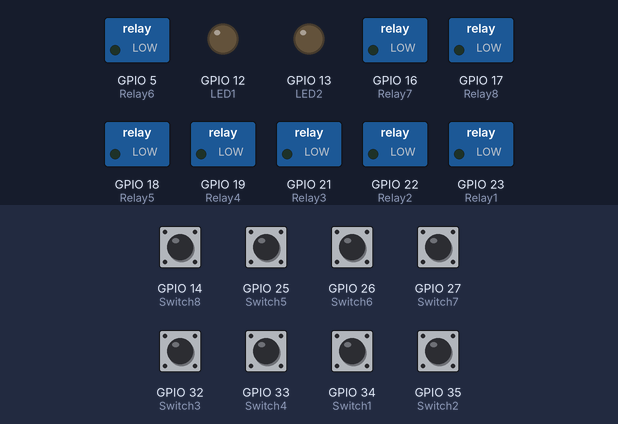
Simulated run of this sketch. Board: ESP32. Parts: switched loads named in the sketch (green lamp = pin HIGH), output pins drawn as LEDs (lit = HIGH). The inputs (shaded band) are chosen by the test bench; at power-on: GPIO 14 (Switch8), GPIO 25 (Switch5), GPIO 26 (Switch6), GPIO 27 (Switch7), GPIO 32 (Switch3), GPIO 33 (Switch4), GPIO 34 (Switch1), GPIO 35 (Switch2) HIGH. WiFi joins after 1.5 s; servers stay silent unless stated.

Above: at 2.5 s.
2.6 s: GPIO 14 (Switch8) pulled LOW for 0.15 s
At 3.5 s:
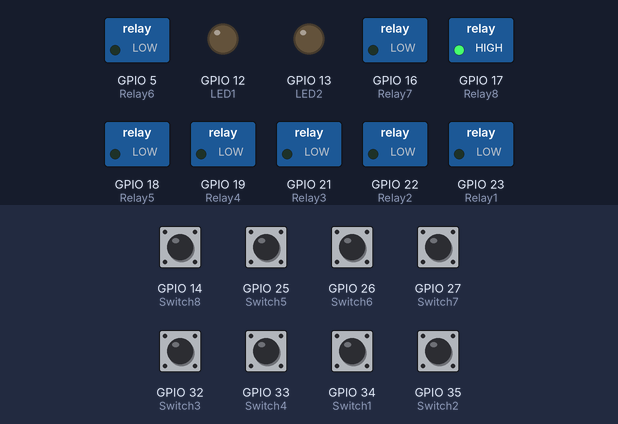
5.7 s: GPIO 25 (Switch5) pulled LOW for 0.15 s
At 7.0 s:
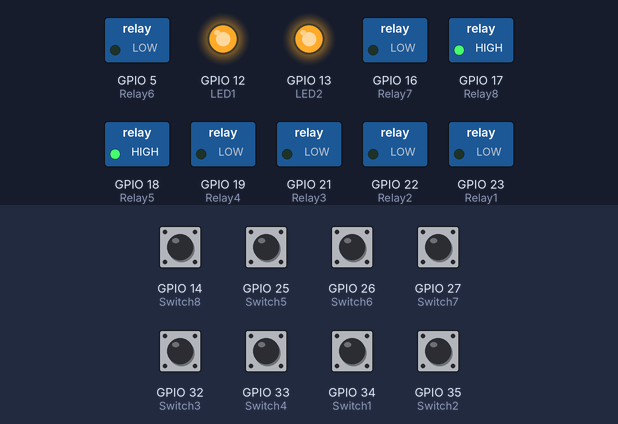
7.3 s: GPIO 26 (Switch6) pulled LOW for 0.15 s
At 8.3 s:
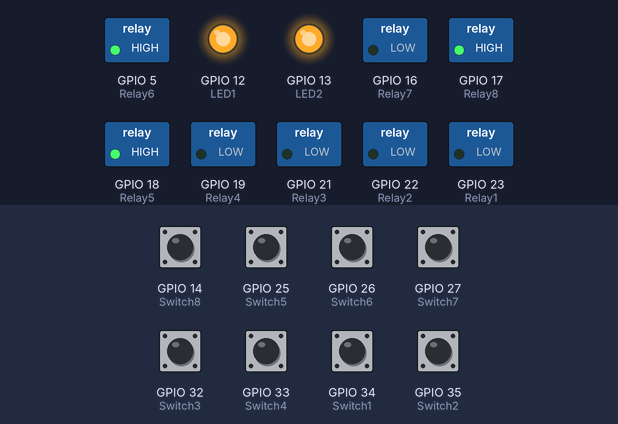
8.9 s: GPIO 27 (Switch7) pulled LOW for 0.15 s
At 9.5 s:
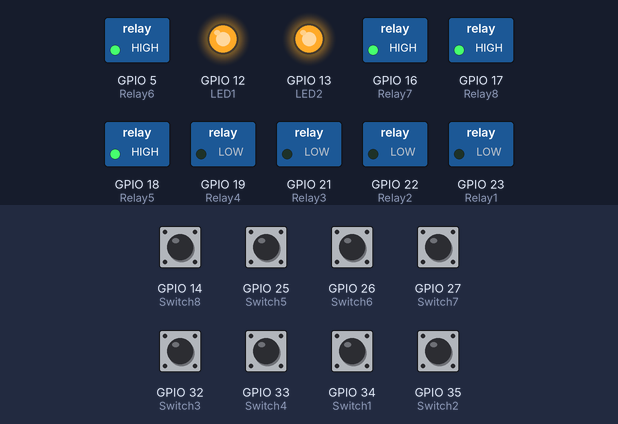
10.5 s: GPIO 32 (Switch3) pulled LOW for 0.15 s
At 11.8 s:
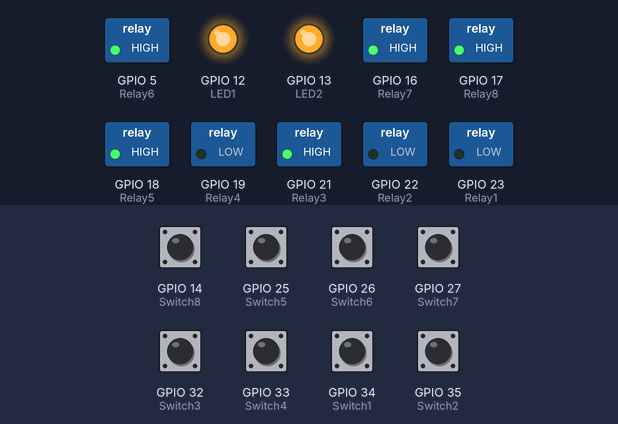
12.1 s: GPIO 33 (Switch4) pulled LOW for 0.15 s
At 13.2 s:
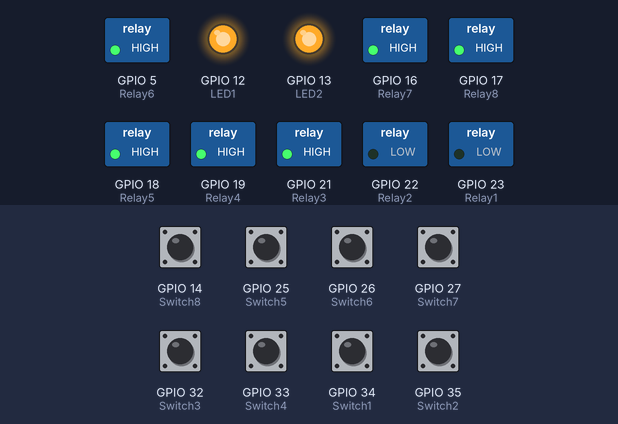
Timing chart, 0 to 14.7 s (numbered marks = the images above; inputs shaded):
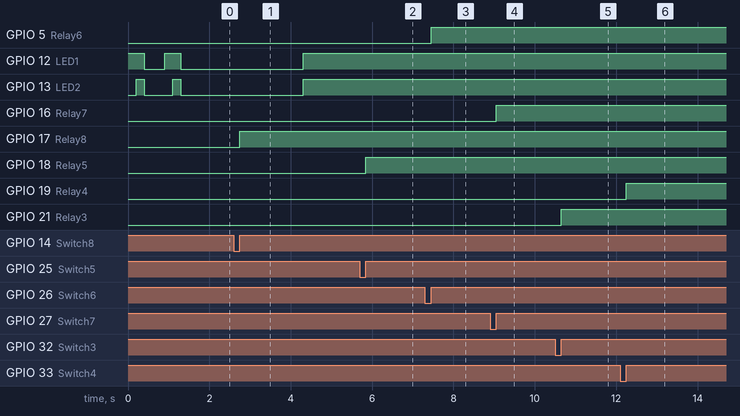

The sketch:

SMT_blynk_and_manual.ino
```cpp
#include <WiFi.h>
#include <WiFiClient.h>
#include <BlynkSimpleEsp32.h>
BlynkTimer timer;


#define DEBUG_SW 0


#define Switch1 34
#define Switch2 35
#define Switch3 32
#define Switch4 33
#define Switch5 25
#define Switch6 26
#define Switch7 27
#define Switch8 14

#define Relay1 23
#define Relay2 22
#define Relay3 21
#define Relay4 19
#define Relay5 18
#define Relay6 5
#define Relay7 16
#define Relay8 17


#define LED1 12
#define LED2 13


int MODE = 0;


// Your WiFi credentials.
// Set password to "" for open networks.
char ssid[] = "xxxxxxxxxxxxxxx";
char pass[] = "xxxxxxxxxxxxxxx";

// You should get Auth Token in the Blynk App.
// Go to the Project Settings (nut icon).
char auth[] = "xxxxxxxxxxxxxxxxxxxxxxxxxxxxxxxxxxxxx";


int Flag1 = 0;
int Flag2 = 0;
int Flag3 = 0;
int Flag4 = 0;
int Flag5 = 0;
int Flag6 = 0;
int Flag7 = 0;
int Flag8 = 0;


BLYNK_WRITE(V1)
{
  int pinValue = param.asInt(); // assigning incoming value from pin V1 to a variable
  digitalWrite(Relay1, pinValue);
  // process received value
}

BLYNK_WRITE(V2)
{
  int pinValue = param.asInt(); // assigning incoming value from pin V2 to a variable
  digitalWrite(Relay2, pinValue);
  // process received value
}

BLYNK_WRITE(V3)
{
  int pinValue = param.asInt(); // assigning incoming value from pin V3 to a variable

  digitalWrite(Relay3, pinValue);
  // process received value
}

BLYNK_WRITE(V4)
{
  int pinValue = param.asInt(); // assigning incoming value from pin V4 to a variable
  digitalWrite(Relay4, pinValue);
  // process received value
}

BLYNK_WRITE(V5)
{
  int pinValue = param.asInt(); // assigning incoming value from pin V1 to a variable
  digitalWrite(Relay5, pinValue);
  // process received value
}

BLYNK_WRITE(V6)
{
  int pinValue = param.asInt(); // assigning incoming value from pin V2 to a variable
  digitalWrite(Relay6, pinValue);
  // process received value
}

BLYNK_WRITE(V7)
{
  int pinValue = param.asInt(); // assigning incoming value from pin V3 to a variable

  digitalWrite(Relay7, pinValue);
  // process received value
}

BLYNK_WRITE(V8)
{
  int pinValue = param.asInt(); // assigning incoming value from pin V4 to a variable
  digitalWrite(Relay8, pinValue);
  // process received value
}

void with_internet()
{
  if (digitalRead(Switch1) == LOW)
  {
    if (Flag1 == 0 )
    {
      digitalWrite(Relay1, LOW);
      if (DEBUG_SW) Serial.println("Relay1- ON");
      Blynk.virtualWrite(V1, 0);
      Flag1 = 1;
    }
    if (DEBUG_SW) Serial.println(" -ON");

  }
  if (digitalRead(Switch1) == HIGH )
  {
    if (Flag1 == 1)
    {
      digitalWrite(Relay1, HIGH);
      if (DEBUG_SW) Serial.println("Relay1 OFF");
      Blynk.virtualWrite(V1, 1);
      Flag1 = 0;
    }
    if (DEBUG_SW)Serial.println(" OFF");
  }


  if (digitalRead(Switch2) == LOW)
  {
    if (Flag2 == 0 )
    {
      digitalWrite(Relay2, LOW);
      if (DEBUG_SW)  Serial.println("Relay2- ON");
      Blynk.virtualWrite(V2, 0);
      Flag2 = 1;
    }
    if (DEBUG_SW) Serial.println("Switch2 -ON");

  }
  if (digitalRead(Switch2) == HIGH )
  {
    if (Flag2 == 1)
    {
      digitalWrite(Relay2, HIGH);
      if (DEBUG_SW) Serial.println("Relay2 OFF");
      Blynk.virtualWrite(V2, 1);
      Flag2 = 0;
    }
    if (DEBUG_SW)Serial.println("Switch2 OFF");
    //delay(200);
  }

  if (digitalRead(Switch3) == LOW)
  {
    if (Flag3 == 0 )
    {

      digitalWrite(Relay3, LOW);
      if (DEBUG_SW) Serial.println("Relay3- ON");
      Blynk.virtualWrite(V3, 0);
      Flag3 = 1;
    }
    if (DEBUG_SW) Serial.println("Switch3 -ON");

  }
  if (digitalRead(Switch3) == HIGH )
  {
    if (Flag3 == 1)
    {

      digitalWrite(Relay3, HIGH);
      if (DEBUG_SW) Serial.println("Relay3 OFF");
      Blynk.virtualWrite(V3, 1);
      Flag3 = 0;
    }
    if (DEBUG_SW)Serial.println("Switch3 OFF");
    //delay(200);
  }

  if (digitalRead(Switch4) == LOW)
  {
    if (Flag4 == 0 )
    {
      digitalWrite(Relay4, LOW);
      if (DEBUG_SW) Serial.println("Relay4- ON");
      Blynk.virtualWrite(V4, 0);
      Flag4 = 1;
    }
    if (DEBUG_SW) Serial.println("Switch4 -ON");

  }
  if (digitalRead(Switch4) == HIGH )
  {
    if (Flag4 == 1)
    {
      digitalWrite(Relay4, HIGH);
      if (DEBUG_SW) Serial.println("Relay4 OFF");
      Blynk.virtualWrite(V4, 1);
      Flag4 = 0;
    }
    if (DEBUG_SW)Serial.println("Switch4 OFF");
    //delay(200);
  }
   if (digitalRead(Switch5) == LOW)
  {
    if (Flag5 == 0 )
    {
      digitalWrite(Relay5, LOW);
      if (DEBUG_SW) Serial.println("Relay5- ON");
      Blynk.virtualWrite(V5, 0);
      Flag5 = 1;
    }
    if (DEBUG_SW) Serial.println(" -ON");

  }
  if (digitalRead(Switch5) == HIGH )
  {
    if (Flag5 == 1)
    {
      digitalWrite(Relay5, HIGH);
      if (DEBUG_SW) Serial.println("Relay5 OFF");
      Blynk.virtualWrite(V5, 1);
      Flag5 = 0;
    }
    if (DEBUG_SW)Serial.println(" OFF");
  }
   if (digitalRead(Switch6) == LOW)
  {
    if (Flag6 == 0 )
    {
      digitalWrite(Relay6, LOW);
      if (DEBUG_SW) Serial.println("Relay6- ON");
      Blynk.virtualWrite(V6, 0);
      Flag6 = 1;
    }
    if (DEBUG_SW) Serial.println(" -ON");

  }
  if (digitalRead(Switch6) == HIGH )
  {
    if (Flag6 == 1)
    {
      digitalWrite(Relay6, HIGH);
      if (DEBUG_SW) Serial.println("Relay6 OFF");
      Blynk.virtualWrite(V6, 1);
      Flag6 = 0;
    }
    if (DEBUG_SW)Serial.println(" OFF");
  }
   if (digitalRead(Switch7) == LOW)
  {
    if (Flag7 == 0 )
    {
      digitalWrite(Relay7, LOW);
      if (DEBUG_SW) Serial.println("Relay7- ON");
      Blynk.virtualWrite(V7, 0);
      Flag7 = 1;
    }
    if (DEBUG_SW) Serial.println(" -ON");

  }
  if (digitalRead(Switch7) == HIGH )
  {
    if (Flag7 == 1)
    {
      digitalWrite(Relay7, HIGH);
      if (DEBUG_SW) Serial.println("Relay7 OFF");
      Blynk.virtualWrite(V7, 1);
      Flag7 = 0;
    }
    if (DEBUG_SW)Serial.println(" OFF");
  }
   if (digitalRead(Switch8) == LOW)
  {
    if (Flag8 == 0 )
    {
      digitalWrite(Relay8, LOW);
      if (DEBUG_SW) Serial.println("Relay8- ON");
      Blynk.virtualWrite(V8, 0);
      Flag8 = 1;
    }
    if (DEBUG_SW) Serial.println(" -ON");

  }
  if (digitalRead(Switch8) == HIGH )
  {
    if (Flag8 == 1)
    {
      digitalWrite(Relay8, HIGH);
      if (DEBUG_SW) Serial.println("Relay1 OFF");
      Blynk.virtualWrite(V8, 1);
      Flag8 = 0;
    }
    if (DEBUG_SW)Serial.println(" OFF");
  }


}

void without_internet()
{

  digitalWrite(Relay1, digitalRead(Switch1));
  digitalWrite(Relay2, digitalRead(Switch2));
  digitalWrite(Relay3, digitalRead(Switch3));
  digitalWrite(Relay4, digitalRead(Switch4));
  digitalWrite(Relay5, digitalRead(Switch5));
  digitalWrite(Relay6, digitalRead(Switch6));
  digitalWrite(Relay7, digitalRead(Switch7));
  digitalWrite(Relay8, digitalRead(Switch8));

}


void checkBlynk() { // called every 3 seconds by SimpleTimer

  bool isconnected = Blynk.connected();
  if (isconnected == false) {
    MODE = 1;
    digitalWrite(LED1, HIGH);
    digitalWrite(LED2, LOW);

  }
  if (isconnected == true) {
    MODE = 0;
    digitalWrite(LED1, HIGH);
    digitalWrite(LED2, HIGH);

  }
}

void setup()
{
  // Debug console
  if (DEBUG_SW) Serial.begin(9600);
  pinMode(Switch1, INPUT);
  pinMode(Switch2, INPUT);
  pinMode(Switch3, INPUT);
  pinMode(Switch4, INPUT);
  pinMode(Switch5, INPUT);
  pinMode(Switch6, INPUT);
  pinMode(Switch7, INPUT);
  pinMode(Switch8, INPUT);

  pinMode(Relay1, OUTPUT);
  pinMode(Relay2, OUTPUT);
  pinMode(Relay3, OUTPUT);
  pinMode(Relay4, OUTPUT);
  pinMode(Relay5, OUTPUT);
  pinMode(Relay6, OUTPUT);
  pinMode(Relay7, OUTPUT);
  pinMode(Relay8, OUTPUT);


  pinMode(LED1, OUTPUT);
  pinMode(LED2, OUTPUT);


  digitalWrite(LED1, HIGH);
  delay(200);
  digitalWrite(LED2, HIGH);
  delay(200);

  digitalWrite(LED1, LOW);
  digitalWrite(LED2, LOW);

  delay(500);

  digitalWrite(LED1, HIGH);
  delay(200);
  digitalWrite(LED2, HIGH);
  delay(200);


  digitalWrite(LED1, LOW);
  digitalWrite(LED2, LOW);

  //pinMode(MODE, INPUT);
  WiFi.begin(ssid, pass);
  timer.setInterval(3000L, checkBlynk); // check if connected to Blynk server every 3 seconds
  Blynk.config(auth);//, ssid, pass);

}

void loop()
{
  if (WiFi.status() != WL_CONNECTED)
  {
    if (DEBUG_SW) Serial.println("Not Connected");
  }
  else
  {
    if (DEBUG_SW) Serial.println(" Connected");
    Blynk.run();
  }

  timer.run(); // Initiates SimpleTimer
  if (MODE == 0)
    with_internet();
  else
    without_internet();
}
```

Measured:
- after the input at 2.6 s, GPIO 17 (Relay8): LOW → HIGH after 0.15 s
- after the input at 5.7 s, GPIO 18 (Relay5): LOW → HIGH after 0.15 s
- after the input at 7.3 s, GPIO 5 (Relay6): LOW → HIGH after 0.15 s
- after the input at 8.9 s, GPIO 16 (Relay7): LOW → HIGH after 0.15 s
- after the input at 10.5 s, GPIO 21 (Relay3): LOW → HIGH after 0.15 s
- after the input at 12.1 s, GPIO 19 (Relay4): LOW → HIGH after 0.15 s
